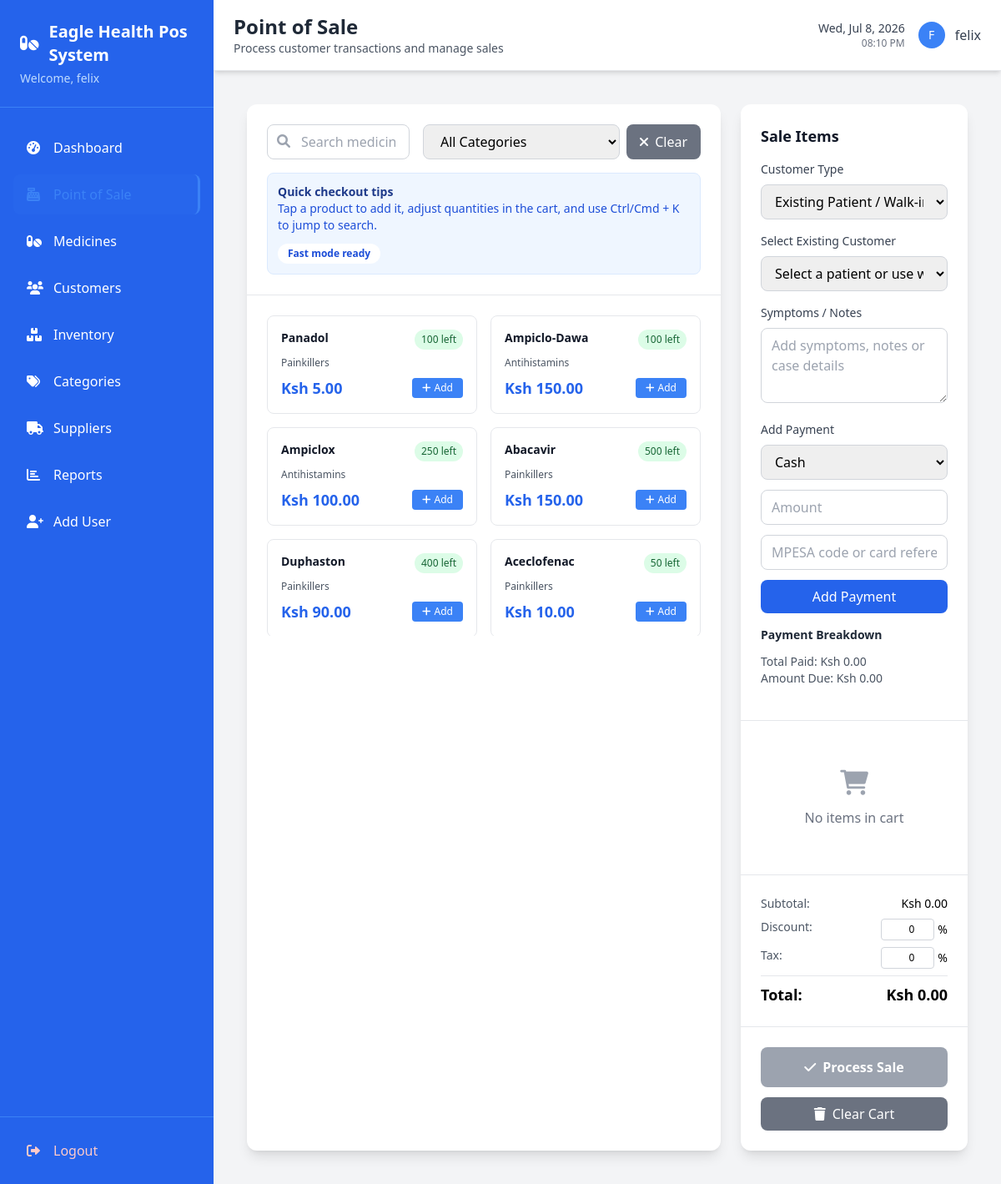
The app's page /pos/ (signed in), older data.
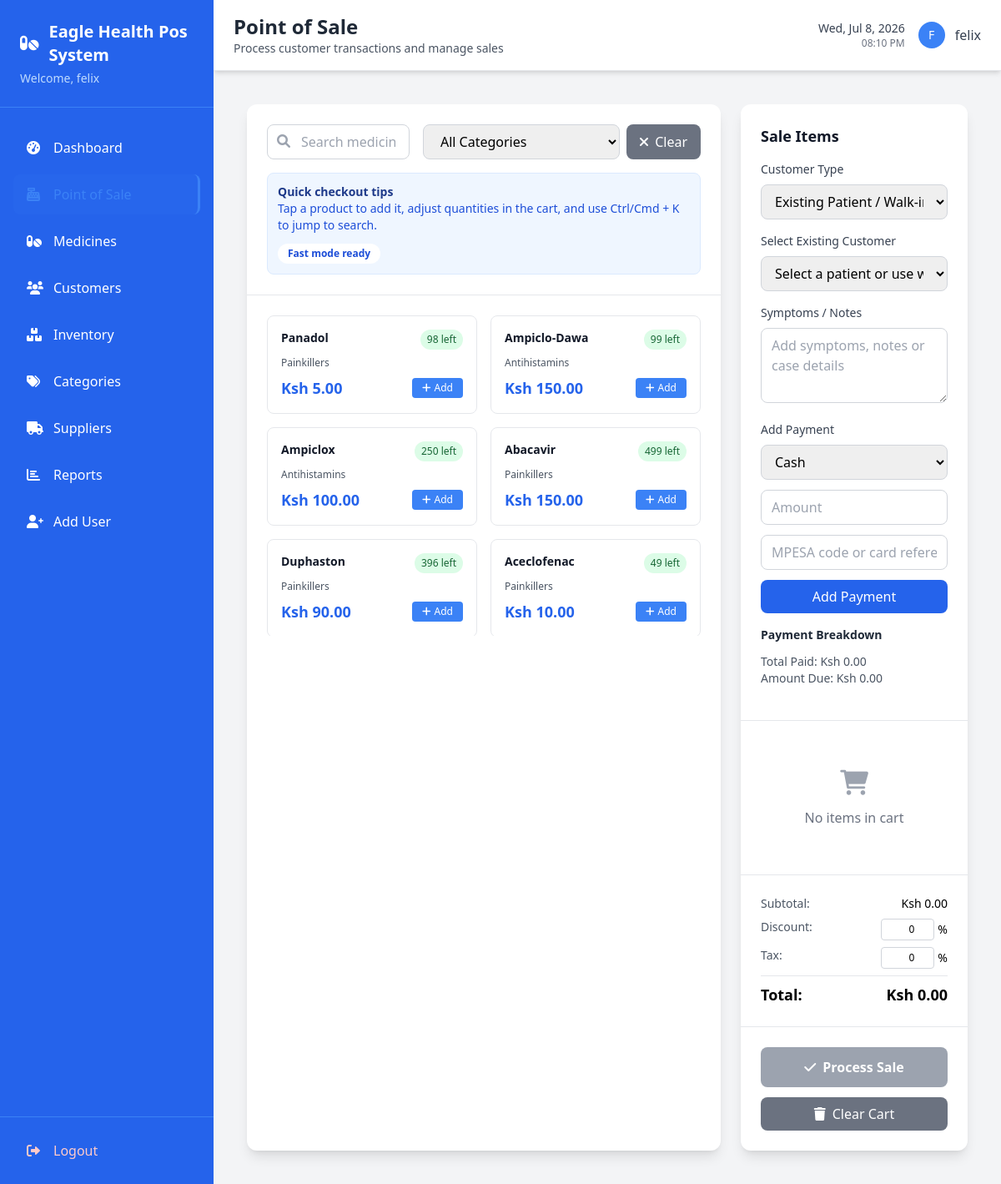
The same page, newer data.
### pos/models.py (models this page shows, shortened)
class Medicine(models.Model):
    name = models.CharField(max_length=100)
    category = models.ForeignKey(Category, on_delete=models.CASCADE)
    price = models.DecimalField(max_digits=10, decimal_places=2, validators=[MinValueValidator(Decimal('0.01'))])
    description = models.TextField(blank=True)
    manufacturer = models.CharField(max_length=100, blank=True)
    is_active = models.BooleanField(default=True)
    created_at = models.DateTimeField(auto_now_add=True)
    updated_at = models.DateTimeField(auto_now=True)
    @property
    def total_quantity(self):
        return sum(inv.quantity for inv in self.inventory_set.all())

class Inventory(models.Model):
    medicine = models.ForeignKey(Medicine, on_delete=models.CASCADE)
    quantity = models.IntegerField(validators=[MinValueValidator(0)])
    expiry_date = models.DateField()
    batch_number = models.CharField(max_length=50, blank=True)
    cost_price = models.DecimalField(max_digits=10, decimal_places=2, validators=[MinValueValidator(Decimal('0.01'))])
    created_at = models.DateTimeField(auto_now_add=True)
    updated_at = models.DateTimeField(auto_now=True)
    class Meta:
        verbose_name_plural = "Inventories"

class Category(models.Model):
    name = models.CharField(max_length=50)
    description = models.TextField(blank=True)
    is_active = models.BooleanField(default=True)
    created_at = models.DateTimeField(auto_now_add=True)
    updated_at = models.DateTimeField(auto_now=True)
    class Meta:
        verbose_name_plural = "Categories"

### pos/views.py (the view)
# urls.py: path('pos/', views.pos_sale, name='pos_sale'),
@login_required
def pos_sale(request):
    medicines = Medicine.objects.filter(is_active=True)
    customers = Customer.objects.all().order_by('name')
    categories = Category.objects.filter(is_active=True)
    return render(request, 'pos/pos_sale.html', {
        'medicines': medicines,
        'customers': customers,
        'categories': categories,
    })

### templates/pos/pos_sale.html (shortened to what the changed rows need)
{% extends 'base.html' %}
{% block page_title %}Point of Sale{% endblock %}
{% block content %}
<div class="max-w-7xl mx-auto p-4">
  <div class="grid grid-cols-1 lg:grid-cols-3 gap-6 h-full">
    <div class="lg:col-span-2 bg-white rounded-xl shadow-lg">
      <div class="p-6">
        <div
          id="products-grid"
          class="grid grid-cols-1 md:grid-cols-2 xl:grid-cols-3 gap-4 max-h-96 overflow-y-auto"
        >
          {% for medicine in medicines %}
          <div
            class="product-card border border-gray-200 rounded-lg p-4 hover:shadow-md transition-shadow cursor-pointer bg-white"
            data-id="{{ medicine.id }}"
            data-name="{{ medicine.name|escapejs }}"
            data-price="{{ medicine.price }}"
            data-stock="{{ medicine.total_quantity }}"
            data-category="{{ medicine.category.id|default:'' }}"
            onclick="addToCart({{ medicine.id|default:0 }}, '{{ medicine.name|escapejs|default:'' }}', {{ medicine.price|default:0 }}, {{ medicine.total_quantity|default:0 }})"
            role="button"
            tabindex="0"
            onkeydown="if (event.key === 'Enter' || event.key === ' ') { event.preventDefault(); addToCart({{ medicine.id|default:0 }}, '{{ medicine.name|escapejs|default:'' }}', {{ medicine.price|default:0 }}, {{ medicine.total_quantity|default:0 }}); }"
          >
            <div class="flex justify-between items-start mb-2">
              <h4 class="font-semibold text-gray-900 text-sm">
                {{ medicine.name }}
              </h4>
              <span
                class="bg-green-100 text-green-800 text-xs px-2 py-1 rounded-full"
              >
                {{ medicine.total_quantity }} left
              </span>
            </div>
            <p class="text-xs text-gray-600 mb-2">
              {{ medicine.category.name|default:"No Category" }}
            </p>
            <div class="flex justify-between items-center">
              <span class="text-lg font-bold text-blue-600"
                >Ksh {{ medicine.price|floatformat:2 }}</span
              >
              <button
                type="button"
                onclick="event.stopPropagation(); addToCart({{ medicine.id|default:0 }}, '{{ medicine.name|escapejs|default:'' }}', {{ medicine.price|default:0 }}, {{ medicine.total_quantity|default:0 }})"
                class="bg-blue-500 text-white px-3 py-1 rounded text-xs hover:bg-blue-600 transition-colors"
              >
                <i class="fas fa-plus mr-1"></i>Add
              </button>
            </div>
          </div>
          {% empty %}
          <div class="col-span-full text-center py-8">
            <i class="fas fa-pills text-gray-400 text-4xl mb-3"></i>
            <p class="text-gray-500">No medicines available</p>
          </div>
          {% endfor %}
        </div>
      </div>
    </div>
  </div>
</div>
{% endblock %}

Row changes from the older to the newer data that the page shows:
changed through a linked row, Medicine "Panadol": total_quantity "100" → "98"
changed through a linked row, Medicine "Ampiclo-Dawa": total_quantity "100" → "99"
changed through a linked row, Medicine "Abacavir": total_quantity "500" → "499"
changed through a linked row, Medicine "Duphaston": total_quantity "400" → "396"
changed through a linked row, Medicine "Aceclofenac": total_quantity "50" → "49"
